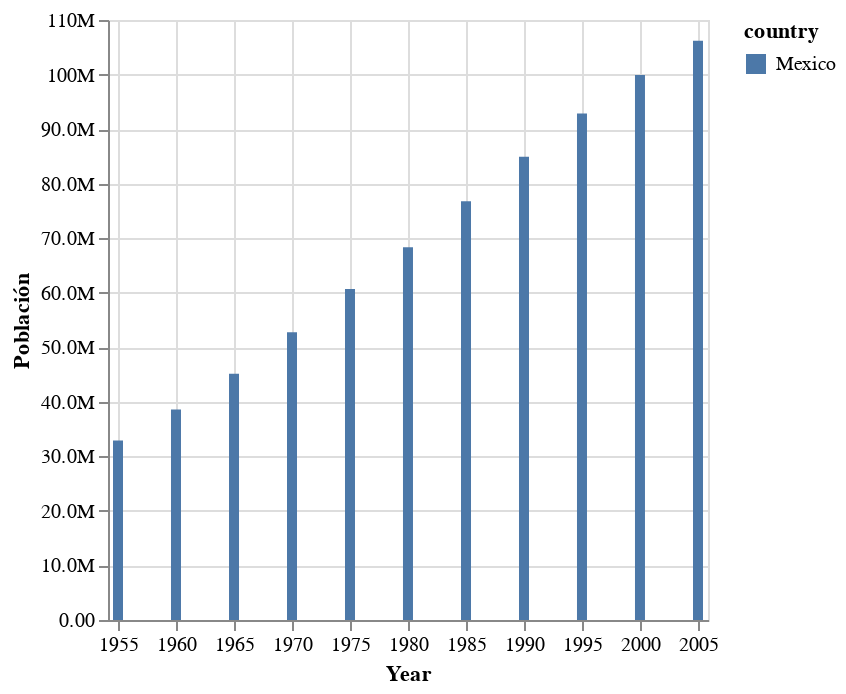

The notebook cell saved with this chart:
### Code cell
pais_chart()

### Figure 1 — Vega-Lite specification as saved in the notebook (floating-point values rounded to 4 significant figures)
{"config": {"view": {"continuousWidth": 300, "continuousHeight": 300}}, "data": {"name": "data-4f35a0cdab91884dd1a345a8043cd8f3"}, "mark": {"type": "bar"}, "encoding": {"color": {"field": "country", "type": "nominal"}, "x": {"field": "year", "title": "Year", "type": "temporal"}, "y": {"axis": {"format": ".3s"}, "field": "pop", "title": "Población", "type": "quantitative"}}, "$schema": "https://vega.github.io/schema/vega-lite/v5.20.1.json", "datasets": {"data-4f35a0cdab91884dd1a345a8043cd8f3": [{"year": "1955-01-01T00:00:00", "country": "Mexico", "cluster": 3, "pop": 32929914, "life_expect": 55.19, "fertility": 6.8}, {"year": "1960-01-01T00:00:00", "country": "Mexico", "cluster": 3, "pop": 38578505, "life_expect": 58.3, "fertility": 6.75}, {"year": "1965-01-01T00:00:00", "country": "Mexico", "cluster": 3, "pop": 45142399, "life_expect": 60.11, "fertility": 6.75}, {"year": "1970-01-01T00:00:00", "country": "Mexico", "cluster": 3, "pop": 52775158, "life_expect": 62.36, "fertility": 6.5}, {"year": "1975-01-01T00:00:00", "country": "Mexico", "cluster": 3, "pop": 60678045, "life_expect": 65.03, "fertility": 5.25}, {"year": "1980-01-01T00:00:00", "country": "Mexico", "cluster": 3, "pop": 68347479, "life_expect": 67.41, "fertility": 4.25}, {"year": "1985-01-01T00:00:00", "country": "Mexico", "cluster": 3, "pop": 76767225, "life_expect": 69.5, "fertility": 3.63}, {"year": "1990-01-01T00:00:00", "country": "Mexico", "cluster": 3, "pop": 84913652, "life_expect": 71.45, "fertility": 3.191}, {"year": "1995-01-01T00:00:00", "country": "Mexico", "cluster": 3, "pop": 92880353, "life_expect": 73.67, "fertility": 2.671}, {"year": "2000-01-01T00:00:00", "country": "Mexico", "cluster": 3, "pop": 99926620, "life_expect": 74.9, "fertility": 2.401}, {"year": "2005-01-01T00:00:00", "country": "Mexico", "cluster": 3, "pop": 106202903, "life_expect": 76.19, "fertility": 2.211}]}}
